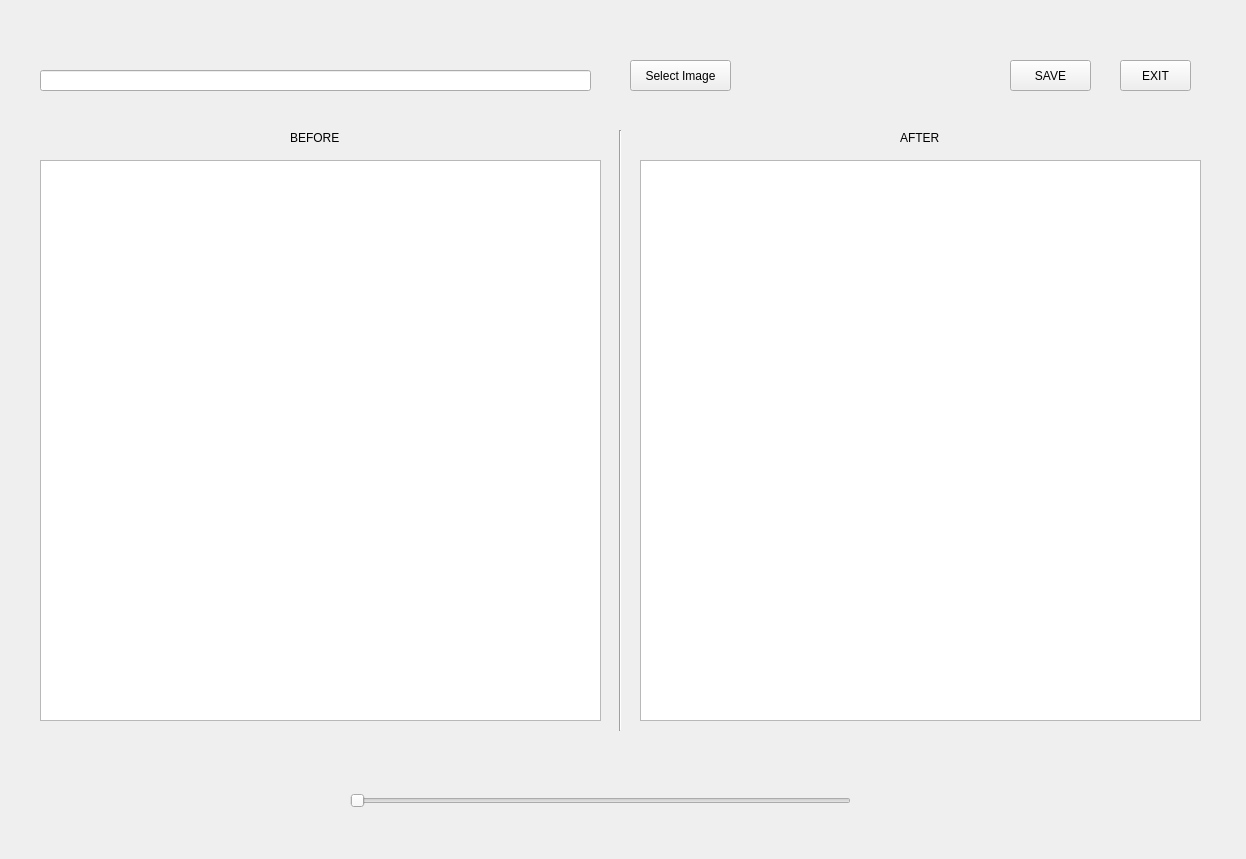
<?xml version="1.0" encoding="UTF-8"?>
<ui version="4.0">
 <class>Form4</class>
 <widget class="QWidget" name="Form4">
  <property name="geometry">
   <rect>
    <x>0</x>
    <y>0</y>
    <width>1246</width>
    <height>859</height>
   </rect>
  </property>
  <property name="windowTitle">
   <string>Form</string>
  </property>
  <widget class="QPushButton" name="pushButton_2">
   <property name="geometry">
    <rect>
     <x>1120</x>
     <y>60</y>
     <width>71</width>
     <height>31</height>
    </rect>
   </property>
   <property name="text">
    <string>EXIT</string>
   </property>
  </widget>
  <widget class="QPushButton" name="pushButton_3">
   <property name="geometry">
    <rect>
     <x>1010</x>
     <y>60</y>
     <width>81</width>
     <height>31</height>
    </rect>
   </property>
   <property name="text">
    <string>SAVE</string>
   </property>
  </widget>
  <widget class="QGraphicsView" name="graphicsView">
   <property name="geometry">
    <rect>
     <x>40</x>
     <y>160</y>
     <width>561</width>
     <height>561</height>
    </rect>
   </property>
  </widget>
  <widget class="QPushButton" name="pushButton">
   <property name="geometry">
    <rect>
     <x>630</x>
     <y>60</y>
     <width>101</width>
     <height>31</height>
    </rect>
   </property>
   <property name="text">
    <string>Select Image</string>
   </property>
  </widget>
  <widget class="QSlider" name="horizontalSlider">
   <property name="geometry">
    <rect>
     <x>350</x>
     <y>780</y>
     <width>501</width>
     <height>41</height>
    </rect>
   </property>
   <property name="orientation">
    <enum>Qt::Horizontal</enum>
   </property>
  </widget>
  <widget class="QLineEdit" name="lineEdit">
   <property name="geometry">
    <rect>
     <x>40</x>
     <y>70</y>
     <width>551</width>
     <height>21</height>
    </rect>
   </property>
  </widget>
  <widget class="QLabel" name="label">
   <property name="geometry">
    <rect>
     <x>290</x>
     <y>130</y>
     <width>64</width>
     <height>15</height>
    </rect>
   </property>
   <property name="text">
    <string>BEFORE</string>
   </property>
  </widget>
  <widget class="QLabel" name="label_2">
   <property name="geometry">
    <rect>
     <x>900</x>
     <y>130</y>
     <width>51</width>
     <height>16</height>
    </rect>
   </property>
   <property name="text">
    <string>AFTER</string>
   </property>
  </widget>
  <widget class="Line" name="line">
   <property name="geometry">
    <rect>
     <x>610</x>
     <y>130</y>
     <width>20</width>
     <height>601</height>
    </rect>
   </property>
   <property name="orientation">
    <enum>Qt::Vertical</enum>
   </property>
  </widget>
  <widget class="QLabel" name="label_3">
   <property name="geometry">
    <rect>
     <x>640</x>
     <y>160</y>
     <width>64</width>
     <height>15</height>
    </rect>
   </property>
   <property name="text">
    <string/>
   </property>
  </widget>
  <widget class="QGraphicsView" name="graphicsView_2">
   <property name="geometry">
    <rect>
     <x>640</x>
     <y>160</y>
     <width>561</width>
     <height>561</height>
    </rect>
   </property>
  </widget>
 </widget>
 <resources/>
 <connections>
  <connection>
   <sender>pushButton</sender>
   <signal>clicked()</signal>
   <receiver>Form4</receiver>
   <slot>Select_Image()</slot>
   <hints>
    <hint type="sourcelabel">
     <x>699</x>
     <y>78</y>
    </hint>
    <hint type="destinationlabel">
     <x>743</x>
     <y>105</y>
    </hint>
   </hints>
  </connection>
  <connection>
   <sender>pushButton_2</sender>
   <signal>clicked()</signal>
   <receiver>Form4</receiver>
   <slot>Exit()</slot>
   <hints>
    <hint type="sourcelabel">
     <x>1152</x>
     <y>83</y>
    </hint>
    <hint type="destinationlabel">
     <x>1174</x>
     <y>113</y>
    </hint>
   </hints>
  </connection>
  <connection>
   <sender>pushButton_3</sender>
   <signal>clicked()</signal>
   <receiver>Form4</receiver>
   <slot>Save()</slot>
   <hints>
    <hint type="sourcelabel">
     <x>1071</x>
     <y>74</y>
    </hint>
    <hint type="destinationlabel">
     <x>992</x>
     <y>28</y>
    </hint>
   </hints>
  </connection>
  <connection>
   <sender>horizontalSlider</sender>
   <signal>valueChanged(int)</signal>
   <receiver>Form4</receiver>
   <slot>Slider(int)</slot>
   <hints>
    <hint type="sourcelabel">
     <x>711</x>
     <y>807</y>
    </hint>
    <hint type="destinationlabel">
     <x>736</x>
     <y>750</y>
    </hint>
   </hints>
  </connection>
 </connections>
 <slots>
  <slot>Select_Image()</slot>
  <slot>Exit()</slot>
  <slot>Save()</slot>
  <slot>Slider(int)</slot>
 </slots>
</ui>
